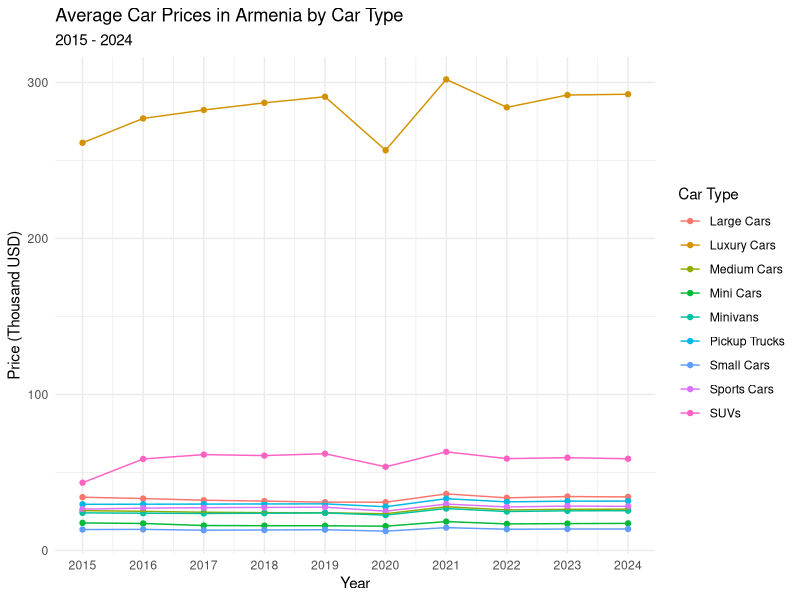
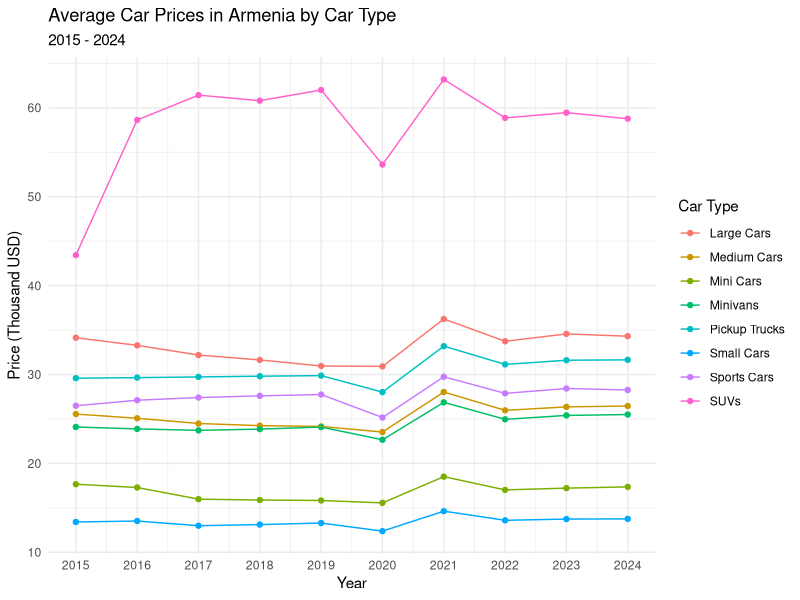
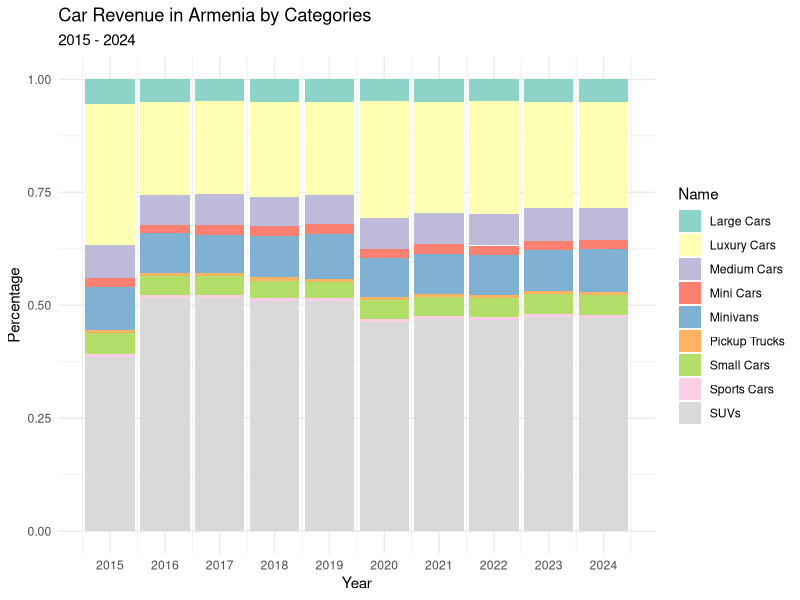
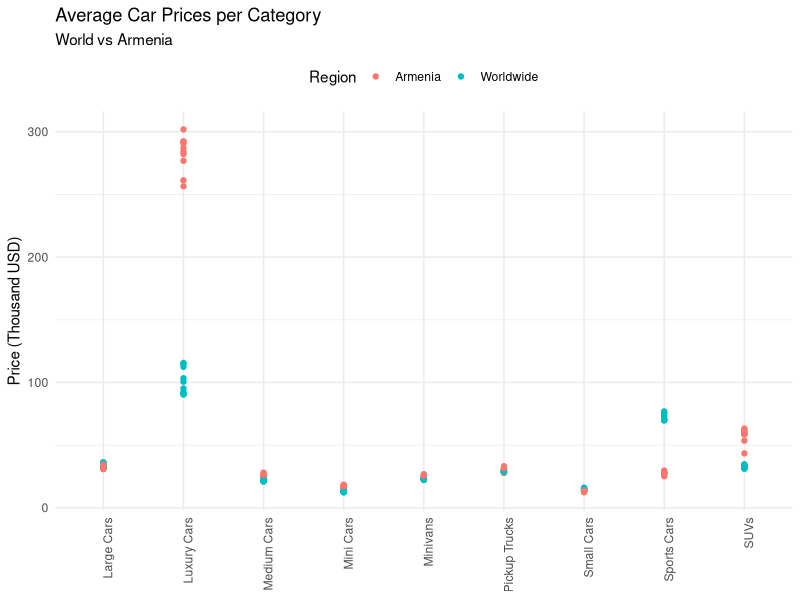
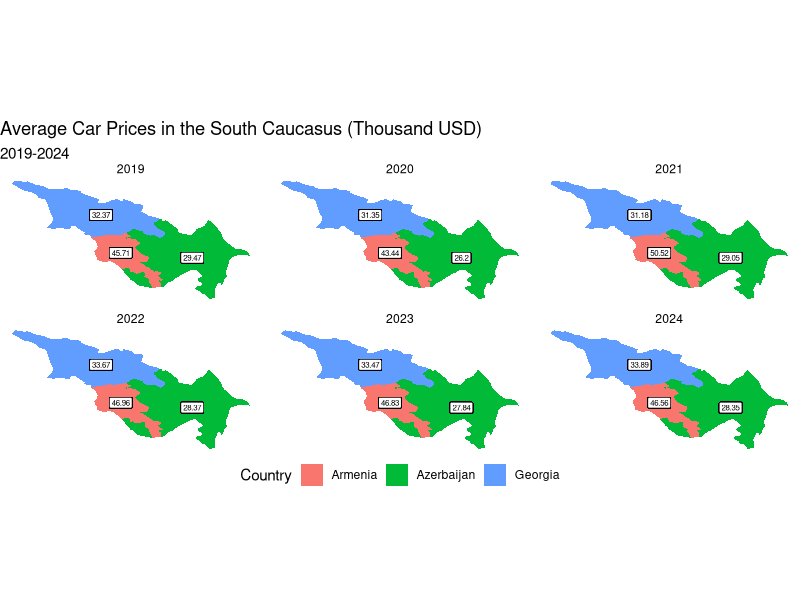
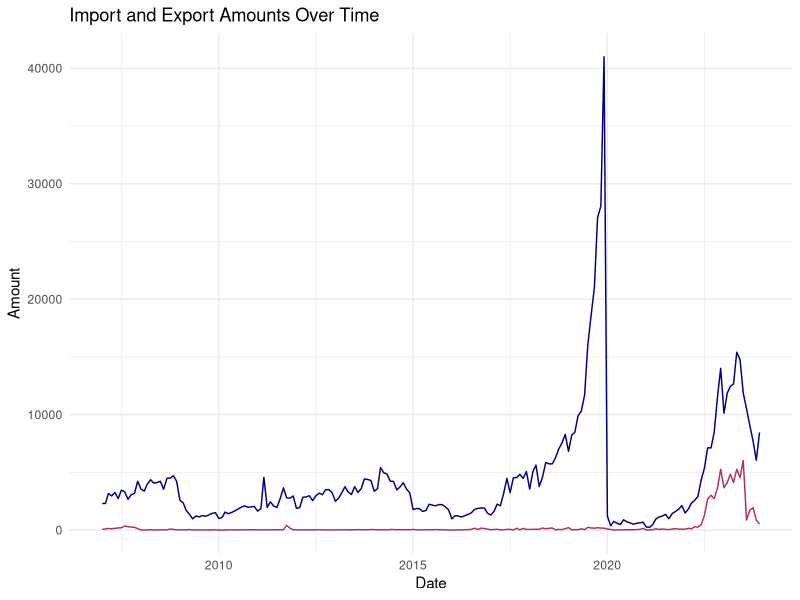
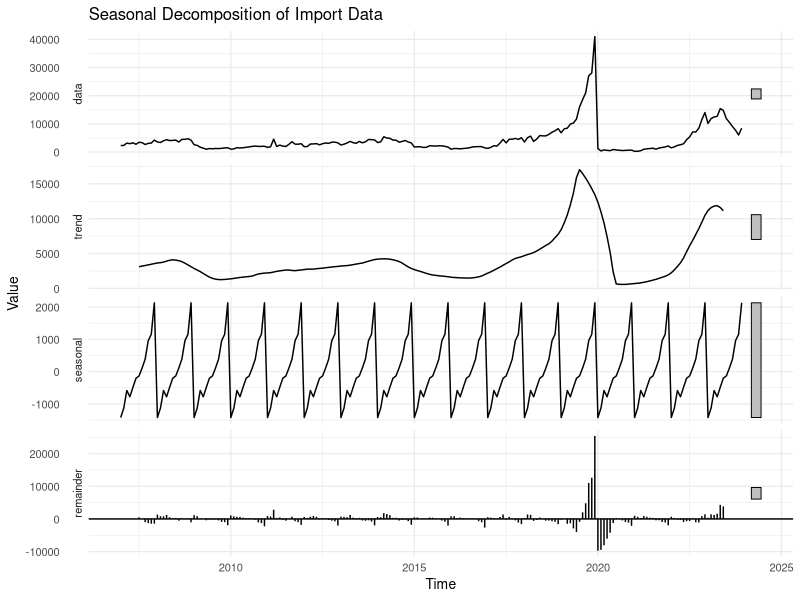
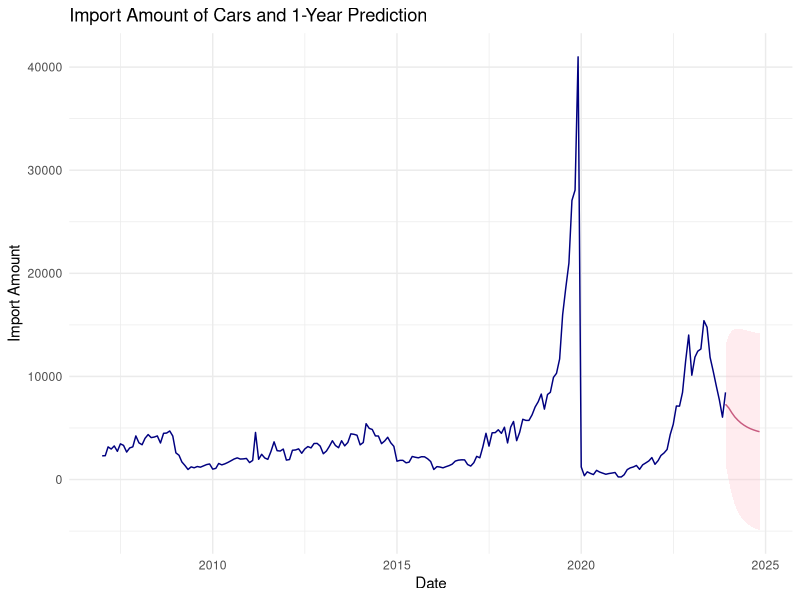

These charts were generated, in order, by the following R code:
## ---- chunk 1
knitr::opts_chunk$set(echo = FALSE, message = FALSE, warning = FALSE)
## ---- chunk 2
library(ggplot2)
library(reshape2)
library(knitr)
library(dplyr)
library(tidyr)
library(ggfortify)
library(forecast)
## ---- chunk 3
armenia <- read.csv("Data/armenia.csv")
world <- read.csv("Data/worldwide.csv")

cars <- rbind(world, armenia)

cars <- cars[, c("Region", "Market", "Chart", "Name", "Unit", "X2015", "X2016", "X2017", "X2018", "X2019", 
                 "X2020", "X2021", "X2022", "X2023", "X2024")]

colnames(cars)[6:15] <- 2015:2024
## ---- chunk 4
cars_price_avg <- cars[cars$Market == "Passenger Cars" & cars$Chart == "Average Price" 
               & cars$Name != "Average", c("Region", "Name", 2015:2024)]

cars_price_avg <- melt(data = cars_price_avg, id.vars = c("Region", "Name"))
cars_price_avg$value <- as.numeric(cars_price_avg$value)
cars_price_avg$variable <- as.numeric(as.character(cars_price_avg$variable))

arm_price_avg <- cars_price_avg[cars_price_avg$Region == "Armenia",]

visualize_avg_price <- function(df) {
ggplot(df, aes(x=variable, y=value, color=Name)) + 
  geom_point() +
  geom_line() +
  scale_x_continuous(breaks = c(2015:2024)) +
  theme_minimal() +
  labs(title = "Average Car Prices in Armenia by Car Type", subtitle = "2015 - 2024",
       y = "Price (Thousand USD)", color = "Car Type", x = "Year")
}

visualize_avg_price(arm_price_avg)
visualize_avg_price(arm_price_avg[arm_price_avg$Name != "Luxury Cars",])
## ---- chunk 5
cars_revenue_avg <- cars[cars$Market == "Passenger Cars" & cars$Chart == "Revenue" 
               & cars$Name != "Total", c("Region", "Name", 2015:2024)]

cars_revenue_avg <- melt(data = cars_revenue_avg, id.vars = c("Region", "Name"))
cars_revenue_avg$value <- as.numeric(cars_revenue_avg$value)
cars_revenue_avg$variable <- as.numeric(as.character(cars_revenue_avg$variable))

arm_revenue_avg <- cars_revenue_avg[cars_revenue_avg$Region == "Armenia",]

ggplot(arm_revenue_avg, aes(x=variable, y=value, fill=Name)) + 
  geom_bar(stat="identity", position = "fill") +
  theme_minimal() +
  scale_fill_brewer(palette="Set3") +
  scale_x_continuous(breaks = c(2015:2024)) +
  labs(title = "Car Revenue in Armenia by Categories", subtitle = "2015 - 2024",
       y = "Percentage", color = "Category", x = "Year")
## ---- chunk 6
ggplot(data = cars_price_avg[!cars_price_avg$Name %in% c("Executive Cars", "Full-Size Vans"),], 
       aes(x=Name, y=value, color=Region)) + 
  geom_point() +
  theme_minimal() +
  theme(axis.ticks.y = element_blank(), axis.title.x = element_blank(),
        legend.position = "top", axis.text.x = element_text(angle = 90, hjust = 1)) +
  labs(title = "Average Car Prices per Category", subtitle = "World vs Armenia",
       y = "Price (Thousand USD)")
## ---- chunk 7
world_map <- map_data("world")
world_map <- world_map[world_map$region %in% c("Armenia", "Georgia", "Azerbaijan"),
                       c("long", "lat", "group", "region")]

georgia <- read.csv("Data/georgia.csv")
azerbaijan <- read.csv("Data/azerbaijan.csv")

avg_prices <- rbind(armenia, georgia, azerbaijan)
colnames(avg_prices)[9:18] <- 2015:2024

avg_prices <- avg_prices %>%
  filter(Market=="Passenger Cars" & Chart=="Average Price" & Name=="Average") %>%
  select(c(1, 13:18))

avg_prices = melt(avg_prices, id.vars = c("Region"))

avg_prices <- world_map %>%
  left_join(avg_prices, by=c("region" = "Region"))

avg_prices$value <- as.numeric(avg_prices$value)

ggplot(data=avg_prices) + 
  geom_polygon(aes(x=long, y=lat, group=group, fill=region)) +
  geom_label(data=avg_prices[avg_prices$region == "Armenia",],
             aes(x=mean(long) - 0.5, y=mean(lat) + 0.2, label=value), size = 2) +
    geom_label(data=avg_prices[avg_prices$region == "Georgia",],
             aes(x=mean(long), y=mean(lat), label=value), size = 2) +
    geom_label(data=avg_prices[avg_prices$region == "Azerbaijan",],
             aes(x=mean(long) + 1, y=mean(lat), label=value), size = 2) +
  facet_wrap(~variable) +
  coord_fixed() +
  theme_void() +
  theme(legend.position = "bottom") +
  labs(title = "Average Car Prices in the South Caucasus (Thousand USD)", 
       subtitle = "2019-2024", fill = "Country")
## ---- chunk 8
imports <- read.csv('Data/imports.csv')
imports$date <- as.Date(imports$date)

ggplot(data = imports, aes(x = date)) +
  geom_line(aes(y = import_amount, color = "Import"), color = "navy", linewidth = 0.5) +
  geom_line(aes(y = export_amount, color = "Export"), color = "maroon", linewidth = 0.5) +
  labs(x = "Date", y = "Amount", color = "Type") +
  ggtitle("Import and Export Amounts Over Time") +
  theme_minimal()
## ---- chunk 9
import_ts <- ts(imports$import_amount, start = c(2007, 1), frequency = 12)

decomposed_import_ts <- decompose(import_ts)
autoplot(decomposed_import_ts) +
  theme_minimal(base_size = 10) +
  labs(title = "Seasonal Decomposition of Import Data",
    x = "Time",
    y = "Value")
## ---- chunk 10
model <- Arima(imports$import_amount, order = c(1, 0, 2))

last_date <- max(imports$date)

forecast_steps <- 12
forecast <- forecast(model, h = forecast_steps)

forecast_df <- data.frame(
  date = seq(last_date + 1, by = "month", length.out = forecast_steps),
  import_amount = as.vector(forecast$mean),
  lower_ci = as.vector(forecast$lower[, 2]),
  upper_ci = as.vector(forecast$upper[, 2])
)

plot_data <- data.frame(
  date = imports$date,
  import_amount = imports$import_amount
)

ggplot(plot_data, aes(x = date, y = import_amount)) +
  geom_line(color = "navy") +
  geom_line(data = forecast_df, aes(x = date, y = import_amount), color = "maroon") +
  geom_ribbon(data = forecast_df, aes(x = date, ymin = lower_ci, ymax = upper_ci), fill = "pink", alpha = 0.3) +
  labs(title = "Import Amount of Cars and 1-Year Prediction",
       x = "Date",
       y = "Import Amount") +
  theme_minimal()
## ---- chunk 11
cars_data_arm <- read.csv("Data/arm_prices.csv")

get_brand <- function(car) {
  brand <- sub(" .*", "", car)
  if (brand %in% c("VAZ(Lada)", "Niva 2121")) {
    brand <- "Lada"
  }
  else if (brand == "Land") {
    brand <- "Land Rover"
  }
  return(brand)
}

cars_data_arm$Brand <- sapply(cars_data_arm$Car, get_brand)
brand_counts <- sort(table(cars_data_arm$Brand), decreasing = TRUE)

top_brands_arm <- head(brand_counts, 10)
other_brands_arm <- sum(brand_counts[-(1:10)])
brand_counts_top10_arm <- c(top_brands_arm, "Other" = other_brands_arm)

total_counts_arm <- sum(brand_counts_top10_arm)
percentages_arm <- round(100 * brand_counts_top10_arm / total_counts_arm, 1)

labels_arm <- paste0(names(brand_counts_top10_arm), " (", percentages_arm, "%)")
legend_labels_arm <- paste0(names(brand_counts_top10_arm), " - ", brand_counts_top10_arm, " cars")


colors <- colorRampPalette(c("#8dd3c7", "#ffffb3", "#bebada", "#fb8072", "#80b1d3", "#fdb462", "#b3de69", "#fccde5", "#d9d9d9", "#bc80bd", "#ccebc5"))

par(mar = c(2, 2, 2, 2))
pie(
  brand_counts_top10_arm, 
  labels = labels_arm, 
  col = colors(length(brand_counts_top10_arm)),
  main = "Car Brand Distribution For Armenia (Top 10)",
  cex = 0.6
)
## ---- chunk 12
sales <- cars[cars$Region == "Worldwide" & 
              cars$Chart == "Vehicle Sales by make" & 
              cars$Unit == "percent", 
              c("Name", "2024")]

sales$Percentage <- round(as.numeric(sales$`2024`), 1)
sales <- sales[order(-sales$Percentage), ]

top_sales <- head(sales, 10)

sales_combined <- top_sales

labels <- paste0(sales_combined$Name, " (", sales_combined$Percentage, "%)")

colors <- colorRampPalette(c("#8dd3c7", "#ffffb3", "#bebada", "#fb8072", "#80b1d3", 
                             "#fdb462", "#b3de69", "#fccde5", "#d9d9d9", "#bc80bd", 
                             "#ccebc5"))(nrow(sales_combined))

par(mar = c(2, 2, 2, 2))
pie(
  sales_combined$Percentage, 
  labels = labels, 
  col = colors,
  main = "Top 10 Car Brands by World Sales (2024)",
  cex = 0.8
)
## ---- chunk 13
arm_prices <- read.csv("Data/arm_prices.csv")
arm_prices$Brand <- sapply(arm_prices$Car.Name, get_brand)

brand_avg_prices <- arm_prices %>%
  group_by(Brand) %>%
  summarise(avg_price = mean(Price, na.rm = TRUE), count = n()) %>%
  filter(count >= 5)

ggplot(brand_avg_prices, aes(x = reorder(Brand, avg_price), y = avg_price)) +
  geom_col(fill = "#888aaa", color = "black") +
  labs(title = "Average Car Prices by Brand",
    x = "Brand",
    y = "Average Price (USD)") +
  theme_minimal(base_size = 10) +
  theme(axis.text.x = element_text(angle = 90, hjust = 1, size = 8),
    axis.text.y = element_text(size = 8),
    panel.grid.major.y = element_line(color = "gray80"),
    panel.grid.minor.y = element_blank()) +
  scale_y_continuous(labels = scales::dollar_format())
